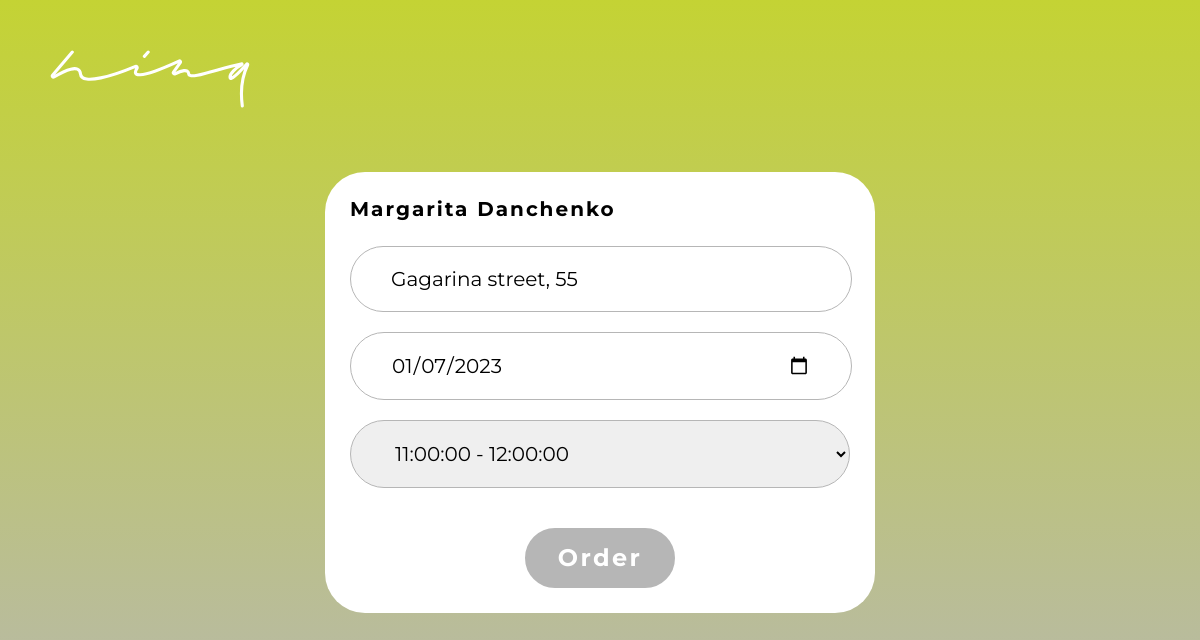
The app's page /order/delivery/10/edit (signed in), older data.
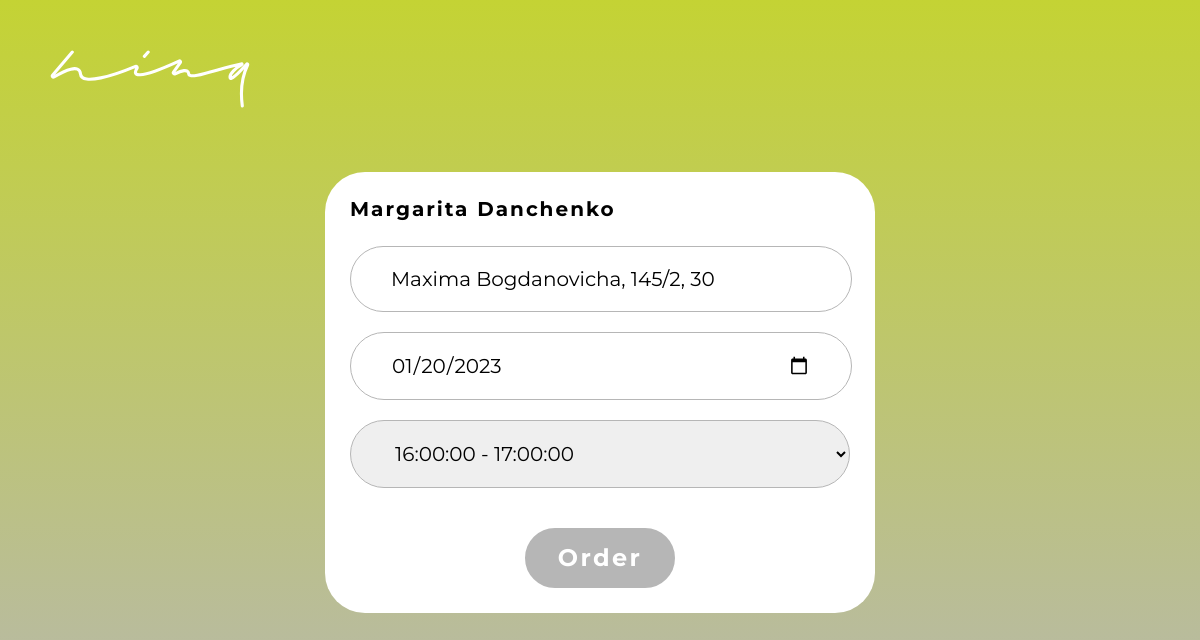
The same page, newer data.
### order/models.py (models this page shows, shortened)
class Order(models.Model):
    user = models.ForeignKey(User, on_delete=models.CASCADE, related_name='order_user', default=0)
    address = models.CharField(max_length=40, default="Gagarina street, 55")
    date = models.DateField(default=timezone.now)
    delivery_time = models.ForeignKey(Time, on_delete=models.CASCADE, related_name='order_delivery_time', default=0)
    status = models.BooleanField()

### order/views.py (the view)
# urls.py: path('delivery/<int:pk>/edit', views.delivery_edit, name='delivery'),
def delivery_edit(request, pk):
    order = get_object_or_404(Order, pk=pk)
    if request.method == "POST":
        form = DeliveryForm(request.POST, instance=order)
        if form.is_valid():
            order.user = request.user
            order.status = Order.objects.filter(user_id=request.user.id, status=0).update(status=1)
            order.save()
            return redirect('profile')
    else:
        form = DeliveryForm(instance=order)
    return render(request, 'order/delivery.html', {'form': form})

### order/forms.py
class DeliveryForm(forms.ModelForm):
    address = forms.CharField(widget=forms.TextInput(attrs={'class': 'input', 'placeholder': 'Address'}))
    date = forms.DateField(widget=forms.TextInput(attrs={'class': 'input', 'placeholder': 'Date',
                                                         'type': 'date', 'min': '2023-01-01'}))
    delivery_time = forms.ModelChoiceField(empty_label='Delivery time', queryset=Time.objects.all(),
                                           widget=forms.Select(attrs={'class': 'input2'}))
    class Meta:
        model = Order
        fields = ('address', 'date', 'delivery_time')

### order/models.py (called while the page is built)
    def __str__(self):
        return str(f"{self.from_time} - {self.to_time}")

### order/templates/order/delivery.html (shortened to what this page needs)
<!DOCTYPE HTML>
{% block content %}
{% load static %}
<html lang="en">
	<head>
        <link rel="stylesheet" href="{% static 'style/delivery.css' %}">
    </head>
	<body>
        <header class="header">
            <a href="{% url 'index' %}"><img class="nina" src="{% static 'img/nina_header_white.svg' %}"></a>
        </header>
        <main>
            <form method="post" class="cart_container">
                <div class="cart_text">{{ user.first_name }} {{ user.last_name }}</div>
                {% for field in form %}
                    <div>{{ field }}</div>
                {% endfor %}
                <button type="submit" class="button_buy">Order</button>
            </form>
        </main>
    </body>
</html>
{% endblock %}

Row changes from the older to the newer data that the page shows:
changed Order: address "Gagarina street, 55" → "Maxima Bogdanovicha, 145/2, 30"; date "01/07/2023" → "01/20/2023"; delivery_time "11:00:00 - 12:00:00" → "16:00:00 - 17:00:00"
